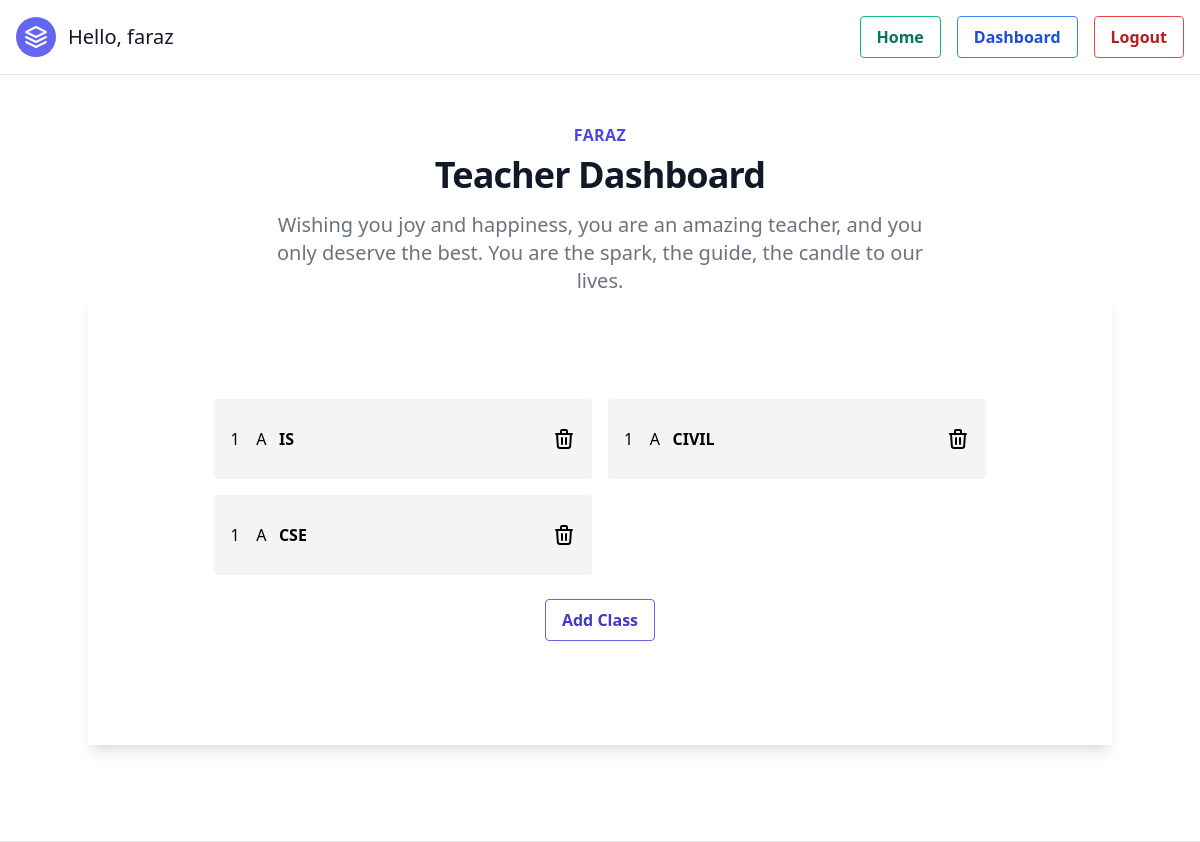
The page /dashboard/ (signed in) on the database as committed earlier.
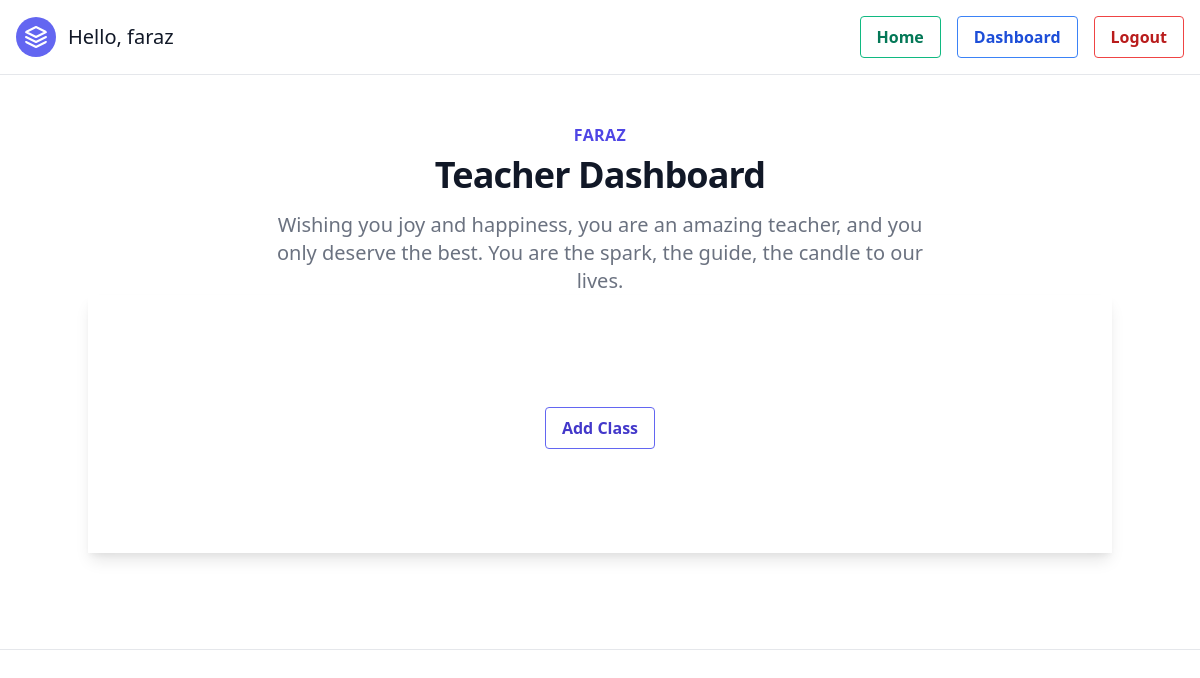
The same page on the database as committed later.
### attendence/models.py (models this page shows, shortened)
class Class(models.Model):
    branc = (
        ('CSE','CSE'),
        ('ISE', 'ISE'),
        ('Civil', 'Civil'),
        ('ME', 'ME'),
        ('Aeronautical', 'Aeronautical'),
        ('ECE', 'ECE'),
        ('Aerospace', 'Aerospace'),
    )
    sem = (
        (1,1),(2,2),(3,3),(4,4),(5,5),(6,6),(7,7),(8,8),
    )
    section = (
        ('A','A'),('B','B'),('C','C'),('D','D'),
    )
    teacher = models.ForeignKey(Teacher, on_delete=models.CASCADE)
    branch = models.CharField(max_length = 200, choices=branc, null=True, blank=False)
    sem = models.IntegerField(choices=sem, null=True, blank=False)
    sec = models.CharField(max_length = 200, choices=section, null=True, blank=False)
    subject = models.CharField(max_length=200, null=True, blank=True)

### attendence/views.py (the view)
# urls.py: path('dashboard/', views.dashboard, name='dashboard-page'),
@login_required
def dashboard(request):
    try:
        teacher = Teacher.objects.filter(user=request.user)
        clss = Class.objects.filter(teacher=request.user.teacher)
    except:
        return redirect('student-dashboard-page')
    teacher = request.user.teacher
    context = {
        'teacher':teacher,
        'clss':clss,
    }
    return render(request, 'attendence/dashboard.html', context)

### attendence/models.py (called while the page is built)
    def __str__(self):
        return str(self.name)

### attendence/templates/attendence/dashboard.html (shortened to what this page needs)
{% extends 'attendence/partials/base.html' %}
{% block content %}
<div class="py-12 bg-white">
    <div class="max-w-7xl mx-auto px-4 sm:px-6 lg:px-8">
        <div class="lg:text-center">
            <h2 class="text-base text-indigo-600 font-semibold tracking-wide uppercase">{{teacher}}</h2>
            <p class="mt-2 text-3xl leading-8 font-extrabold tracking-tight text-gray-900 sm:text-4xl">
                Teacher Dashboard
            </p>
            <p class="mt-4 max-w-2xl text-xl text-gray-500 lg:mx-auto">
                Wishing you joy and happiness, you are an amazing teacher, and you only deserve the best. You are the spark, the guide, the candle to our lives.
            </p>
        </div>
        <div class="container px-5 py-24 mx-auto shadow-lg">
            <div class="flex flex-wrap lg:w-4/5 sm:mx-auto sm:mb-2 -mx-2">
                {% for cls in clss %}
                <div class="p-2 sm:w-1/2 w-full">
                    <div class="bg-gray-100 rounded flex p-4 h-full items-center">
                        <div style="width: 100%;">
                            <a class="title-font font-medium" href="{% url 'attendence-page' brnch=cls.branch sem=cls.sem sec=cls.sec %}">{{cls.sem}} &nbsp;&nbsp; {{cls.sec}}  <b class="uppercase" >&nbsp;&nbsp;{{cls.branch}}</b> </a>
                        </div>
                        <a href="{% url 'remove-class-page' brnch=cls.branch sem=cls.sem sec=cls.sec %}" ><svg xmlns="http://www.w3.org/2000/svg" class="h-6 w-6" fill="none" viewBox="0 0 24 24" stroke="currentColor">
                            <path stroke-linecap="round" stroke-linejoin="round" stroke-width="2" d="M19 7l-.867 12.142A2 2 0 0116.138 21H7.862a2 2 0 01-1.995-1.858L5 7m5 4v6m4-6v6m1-10V4a1 1 0 00-1-1h-4a1 1 0 00-1 1v3M4 7h16" />
                          </svg>
                        </a>
                    </div>
                       <br>
                </div>
                {% endfor %}
            </div>
            <div class="p-2 w-full">
                  <button type="submit"
                  class="flex mx-auto bg-transparent hover:bg-indigo-500 text-indigo-700 font-semibold hover:text-white py-2 px-4 border border-indigo-500 hover:border-transparent rounded">
                  <a href="{% url 'add-class-page' %}">Add Class</a>
              </button>
        </div>
    </div>
</div>
</div>
<br><br>
<hr>
{% endblock content %}

Rows that differ between the two databases and show on the page:
removed Class: sem "1", sec "A", branch "IS"
removed Class: sem "1", sec "A", branch "CIVIL"
removed Class: sem "1", sec "A", branch "CSE"
